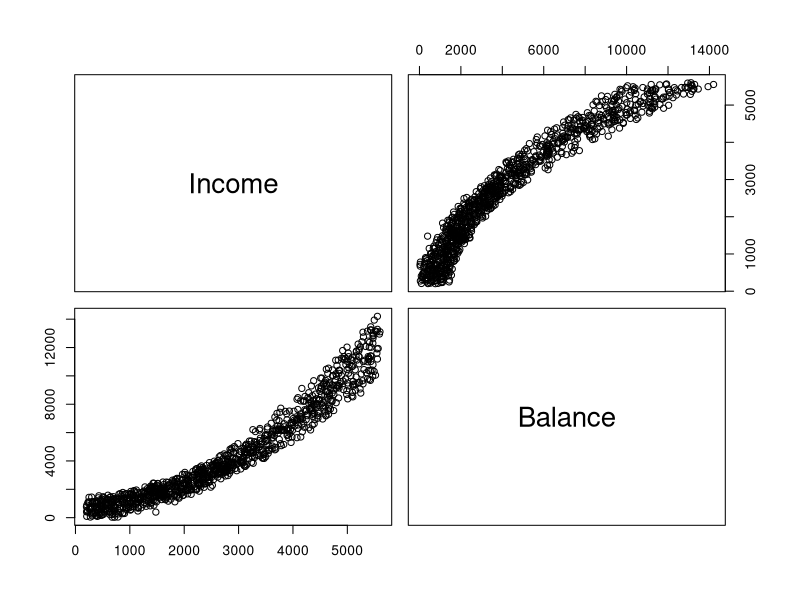

Source code (R):
## ---- chunk 1

Bank2022P <- read.csv("Bank2022P.csv", stringsAsFactors = TRUE)
#View(Bank2022P)
summary(Bank2022P)
attach(Bank2022P)

#multiple linear regression using all variables
lm1 <- lm(Balance~., data=Bank2022P)
summary(lm1)

#multiple linear regression using income, education, gender and cards
lm2 <- lm(Balance~Income+Education+Gender+Cards, data=Bank2022P)
summary(lm2)

#multiple linear regression using all variables + income^2
lm3 <- lm(Balance~.+I(Income^2), data=Bank2022P)
summary(lm3)

#multiple linear regression using income,income^2, ethnicity, gender and cards
lm4 <- lm(Balance~Income+I(Income^2)+Ethnicity+Gender+Cards, data=Bank2022P)
summary(lm4)

#multiple linear regression using income,income^2, gender and cards
lm5 <- lm(Balance~Income+I(Income^2)+Gender+Cards, data=Bank2022P)
summary(lm5)

## ---- chunk 2
library(car)
vif(lm5)

#Accounting for structural multicolinearity 

## ---- chunk 3
#1. Pairs function. See which is more related/unrelated
pairs(data.frame(Income,Balance))
# Categorical variables use boxplot
#2. Discard those that are far off

names(Bank2022P)

#Adam - Income and Limit
#YJ - Rating and Cards
#Liz - Age and Education
#Kowsi- Gender and Married
#Rhonda - Ethnicity and Gender

#3. Run regression on all
#4. Test Income for quadratic. Test others for quadratic as well
#5. VIF that 
 
#6. Interaction terms to test it out
#7. Choose the model
#8. Residual testing to validate assumptions

